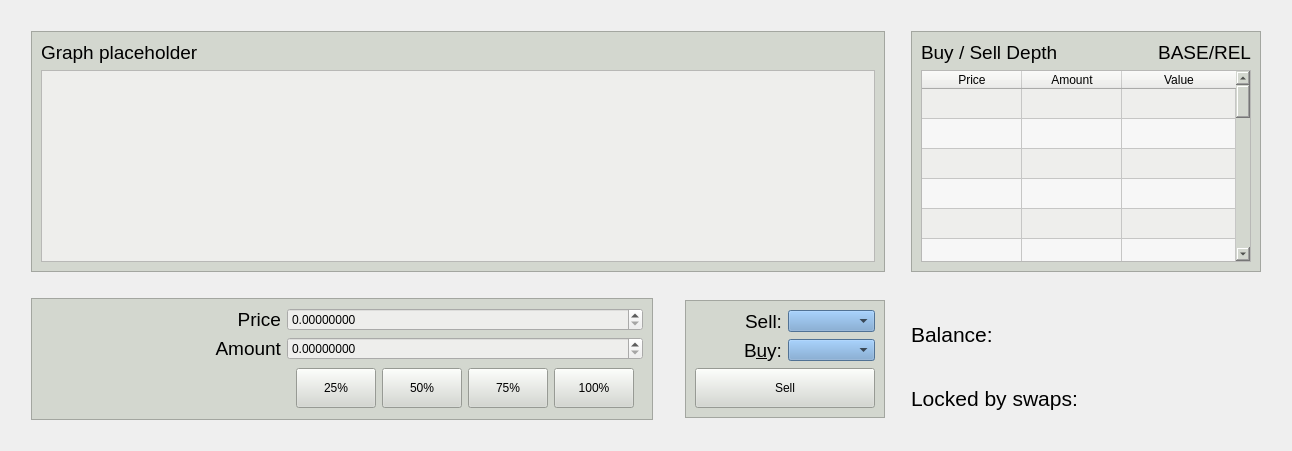
  <widget class="QWidget" name="tab_create_sell">
   <attribute name="title">
    <string>Create Sell</string>
   </attribute>
   <layout class="QGridLayout" name="gridLayout_12">
    <item row="2" column="1">
     <spacer name="horizontalSpacer_9">
      <property name="orientation">
       <enum>Qt::Horizontal</enum>
      </property>
      <property name="sizeHint" stdset="0">
       <size>
        <width>40</width>
        <height>20</height>
       </size>
      </property>
     </spacer>
    </item>
    <item row="2" column="5">
     <spacer name="horizontalSpacer_11">
      <property name="orientation">
       <enum>Qt::Horizontal</enum>
      </property>
      <property name="sizeType">
       <enum>QSizePolicy::Minimum</enum>
      </property>
      <property name="sizeHint" stdset="0">
       <size>
        <width>40</width>
        <height>20</height>
       </size>
      </property>
     </spacer>
    </item>
    <item row="1" column="1" colspan="3">
     <widget class="QFrame" name="frame_4">
      <property name="sizePolicy">
       <sizepolicy hsizetype="MinimumExpanding" vsizetype="MinimumExpanding">
        <horstretch>0</horstretch>
        <verstretch>0</verstretch>
       </sizepolicy>
      </property>
      <property name="minimumSize">
       <size>
        <width>0</width>
        <height>0</height>
       </size>
      </property>
      <property name="styleSheet">
       <string notr="true">background-color: rgb(211, 215, 207);</string>
      </property>
      <property name="frameShape">
       <enum>QFrame::StyledPanel</enum>
      </property>
      <property name="frameShadow">
       <enum>QFrame::Raised</enum>
      </property>
      <layout class="QVBoxLayout" name="verticalLayout_6">
       <item>
        <widget class="QLabel" name="create_buy_graph_lbl">
         <property name="font">
          <font>
           <pointsize>14</pointsize>
          </font>
         </property>
         <property name="text">
          <string>Graph placeholder</string>
         </property>
        </widget>
       </item>
       <item>
        <widget class="QGraphicsView" name="graphicsView">
         <property name="styleSheet">
          <string notr="true">background-color: rgb(238, 238, 236);</string>
         </property>
        </widget>
       </item>
      </layout>
     </widget>
    </item>
    <item row="5" column="5">
     <spacer name="horizontalSpacer_10">
      <property name="orientation">
       <enum>Qt::Horizontal</enum>
      </property>
      <property name="sizeType">
       <enum>QSizePolicy::Minimum</enum>
      </property>
      <property name="sizeHint" stdset="0">
       <size>
        <width>40</width>
        <height>20</height>
       </size>
      </property>
     </spacer>
    </item>
    <item row="1" column="4">
     <spacer name="verticalSpacer_6">
      <property name="orientation">
       <enum>Qt::Vertical</enum>
      </property>
      <property name="sizeHint" stdset="0">
       <size>
        <width>20</width>
        <height>40</height>
       </size>
      </property>
     </spacer>
    </item>
    <item row="1" column="6">
     <spacer name="verticalSpacer_5">
      <property name="orientation">
       <enum>Qt::Vertical</enum>
      </property>
      <property name="sizeHint" stdset="0">
       <size>
        <width>20</width>
        <height>40</height>
       </size>
      </property>
     </spacer>
    </item>
    <item row="3" column="2">
     <spacer name="verticalSpacer_7">
      <property name="orientation">
       <enum>Qt::Vertical</enum>
      </property>
      <property name="sizeType">
       <enum>QSizePolicy::Minimum</enum>
      </property>
      <property name="sizeHint" stdset="0">
       <size>
        <width>20</width>
        <height>40</height>
       </size>
      </property>
     </spacer>
    </item>
    <item row="3" column="5">
     <widget class="QLabel" name="create_order_balance_lbl">
      <property name="sizePolicy">
       <sizepolicy hsizetype="Minimum" vsizetype="Fixed">
        <horstretch>0</horstretch>
        <verstretch>0</verstretch>
       </sizepolicy>
      </property>
      <property name="font">
       <font>
        <pointsize>16</pointsize>
       </font>
      </property>
      <property name="text">
       <string>Balance: </string>
      </property>
     </widget>
    </item>
    <item row="4" column="5">
     <widget class="QLabel" name="create_order_locked_lbl">
      <property name="sizePolicy">
       <sizepolicy hsizetype="Minimum" vsizetype="Fixed">
        <horstretch>0</horstretch>
        <verstretch>0</verstretch>
       </sizepolicy>
      </property>
      <property name="font">
       <font>
        <pointsize>16</pointsize>
       </font>
      </property>
      <property name="text">
       <string>Locked by swaps:</string>
      </property>
     </widget>
    </item>
    <item row="5" column="1">
     <spacer name="horizontalSpacer_8">
      <property name="orientation">
       <enum>Qt::Horizontal</enum>
      </property>
      <property name="sizeHint" stdset="0">
       <size>
        <width>40</width>
        <height>20</height>
       </size>
      </property>
     </spacer>
    </item>
    <item row="3" column="1" rowspan="2">
     <widget class="QFrame" name="frame_3">
      <property name="sizePolicy">
       <sizepolicy hsizetype="Preferred" vsizetype="Fixed">
        <horstretch>0</horstretch>
        <verstretch>0</verstretch>
       </sizepolicy>
      </property>
      <property name="styleSheet">
       <string notr="true">background-color: rgb(211, 215, 207);</string>
      </property>
      <property name="frameShape">
       <enum>QFrame::StyledPanel</enum>
      </property>
      <property name="frameShadow">
       <enum>QFrame::Raised</enum>
      </property>
      <layout class="QGridLayout" name="gridLayout_8">
       <item row="0" column="0">
        <widget class="QLabel" name="create_price_lbl">
         <property name="minimumSize">
          <size>
           <width>240</width>
           <height>0</height>
          </size>
         </property>
         <property name="maximumSize">
          <size>
           <width>240</width>
           <height>40</height>
          </size>
         </property>
         <property name="font">
          <font>
           <pointsize>14</pointsize>
          </font>
         </property>
         <property name="text">
          <string>Price</string>
         </property>
         <property name="alignment">
          <set>Qt::AlignRight|Qt::AlignTrailing|Qt::AlignVCenter</set>
         </property>
         <property name="buddy">
          <cstring>create_sell_price</cstring>
         </property>
        </widget>
       </item>
       <item row="0" column="1">
        <widget class="QDoubleSpinBox" name="create_sell_price">
         <property name="sizePolicy">
          <sizepolicy hsizetype="MinimumExpanding" vsizetype="MinimumExpanding">
           <horstretch>0</horstretch>
           <verstretch>0</verstretch>
          </sizepolicy>
         </property>
         <property name="styleSheet">
          <string notr="true">background-color: rgb(238, 238, 236);</string>
         </property>
         <property name="decimals">
          <number>8</number>
         </property>
         <property name="maximum">
          <double>999999999.990000009536743</double>
         </property>
         <property name="singleStep">
          <double>0.000001000000000</double>
         </property>
        </widget>
       </item>
       <item row="1" column="0">
        <widget class="QLabel" name="create_amount_lbl">
         <property name="minimumSize">
          <size>
           <width>240</width>
           <height>0</height>
          </size>
         </property>
         <property name="maximumSize">
          <size>
           <width>240</width>
           <height>40</height>
          </size>
         </property>
         <property name="font">
          <font>
           <pointsize>14</pointsize>
          </font>
         </property>
         <property name="text">
          <string>Amount</string>
         </property>
         <property name="alignment">
          <set>Qt::AlignRight|Qt::AlignTrailing|Qt::AlignVCenter</set>
         </property>
         <property name="buddy">
          <cstring>create_sell_amount</cstring>
         </property>
        </widget>
       </item>
       <item row="1" column="1">
        <widget class="QDoubleSpinBox" name="create_sell_amount">
         <property name="sizePolicy">
          <sizepolicy hsizetype="MinimumExpanding" vsizetype="MinimumExpanding">
           <horstretch>0</horstretch>
           <verstretch>0</verstretch>
          </sizepolicy>
         </property>
         <property name="styleSheet">
          <string notr="true">background-color: rgb(238, 238, 236);</string>
         </property>
         <property name="decimals">
          <number>8</number>
         </property>
         <property name="maximum">
          <double>9999999999.989999771118164</double>
         </property>
         <property name="singleStep">
          <double>0.000001000000000</double>
         </property>
        </widget>
       </item>
       <item row="2" column="1">
        <widget class="QFrame" name="frame_2">
         <property name="sizePolicy">
          <sizepolicy hsizetype="MinimumExpanding" vsizetype="Fixed">
           <horstretch>0</horstretch>
           <verstretch>0</verstretch>
          </sizepolicy>
         </property>
         <property name="layoutDirection">
          <enum>Qt::RightToLeft</enum>
         </property>
         <property name="frameShape">
          <enum>QFrame::NoFrame</enum>
         </property>
         <property name="frameShadow">
          <enum>QFrame::Raised</enum>
         </property>
         <layout class="QHBoxLayout" name="horizontalLayout_2">
          <property name="topMargin">
           <number>2</number>
          </property>
          <property name="bottomMargin">
           <number>2</number>
          </property>
          <item>
           <widget class="QPushButton" name="create_sell_100pct_btn">
            <property name="sizePolicy">
             <sizepolicy hsizetype="Preferred" vsizetype="Preferred">
              <horstretch>0</horstretch>
              <verstretch>0</verstretch>
             </sizepolicy>
            </property>
            <property name="minimumSize">
             <size>
              <width>75</width>
              <height>40</height>
             </size>
            </property>
            <property name="font">
             <font>
              <pointsize>9</pointsize>
             </font>
            </property>
            <property name="text">
             <string>100%</string>
            </property>
           </widget>
          </item>
          <item>
           <widget class="QPushButton" name="create_sell_75pct_btn">
            <property name="sizePolicy">
             <sizepolicy hsizetype="Preferred" vsizetype="Preferred">
              <horstretch>0</horstretch>
              <verstretch>0</verstretch>
             </sizepolicy>
            </property>
            <property name="minimumSize">
             <size>
              <width>75</width>
              <height>40</height>
             </size>
            </property>
            <property name="font">
             <font>
              <pointsize>9</pointsize>
             </font>
            </property>
            <property name="text">
             <string>75%</string>
            </property>
           </widget>
          </item>
          <item>
           <widget class="QPushButton" name="create_sell_50pct_btn">
            <property name="sizePolicy">
             <sizepolicy hsizetype="Preferred" vsizetype="Preferred">
              <horstretch>0</horstretch>
              <verstretch>0</verstretch>
             </sizepolicy>
            </property>
            <property name="minimumSize">
             <size>
              <width>75</width>
              <height>40</height>
             </size>
            </property>
            <property name="font">
             <font>
              <pointsize>9</pointsize>
             </font>
            </property>
            <property name="text">
             <string>50%</string>
            </property>
           </widget>
          </item>
          <item>
           <widget class="QPushButton" name="create_sell_25pct_btn">
            <property name="sizePolicy">
             <sizepolicy hsizetype="Preferred" vsizetype="Preferred">
              <horstretch>0</horstretch>
              <verstretch>0</verstretch>
             </sizepolicy>
            </property>
            <property name="minimumSize">
             <size>
              <width>75</width>
              <height>40</height>
             </size>
            </property>
            <property name="font">
             <font>
              <pointsize>9</pointsize>
             </font>
            </property>
            <property name="text">
             <string>25%</string>
            </property>
           </widget>
          </item>
         </layout>
        </widget>
       </item>
      </layout>
     </widget>
    </item>
    <item row="3" column="3" rowspan="2">
     <widget class="QFrame" name="frame_5">
      <property name="sizePolicy">
       <sizepolicy hsizetype="Fixed" vsizetype="Fixed">
        <horstretch>0</horstretch>
        <verstretch>0</verstretch>
       </sizepolicy>
      </property>
      <property name="styleSheet">
       <string notr="true">background-color: rgb(211, 215, 207);</string>
      </property>
      <property name="frameShape">
       <enum>QFrame::StyledPanel</enum>
      </property>
      <property name="frameShadow">
       <enum>QFrame::Raised</enum>
      </property>
      <layout class="QGridLayout" name="gridLayout_10">
       <item row="0" column="0">
        <widget class="QLabel" name="create_sell_lbl">
         <property name="font">
          <font>
           <pointsize>14</pointsize>
          </font>
         </property>
         <property name="text">
          <string>Sell:</string>
         </property>
         <property name="alignment">
          <set>Qt::AlignRight|Qt::AlignTrailing|Qt::AlignVCenter</set>
         </property>
         <property name="buddy">
          <cstring>create_sell_combo</cstring>
         </property>
        </widget>
       </item>
       <item row="0" column="1">
        <widget class="QComboBox" name="create_sell_combo">
         <property name="styleSheet">
          <string notr="true">background-color: rgb(114, 159, 207)</string>
         </property>
        </widget>
       </item>
       <item row="1" column="0">
        <widget class="QLabel" name="creat_buy_lbl">
         <property name="font">
          <font>
           <pointsize>14</pointsize>
          </font>
         </property>
         <property name="text">
          <string>B&amp;uy:</string>
         </property>
         <property name="alignment">
          <set>Qt::AlignRight|Qt::AlignTrailing|Qt::AlignVCenter</set>
         </property>
         <property name="buddy">
          <cstring>create_buy_combo</cstring>
         </property>
        </widget>
       </item>
       <item row="1" column="1">
        <widget class="QComboBox" name="create_buy_combo">
         <property name="styleSheet">
          <string notr="true">background-color: rgb(114, 159, 207)</string>
         </property>
        </widget>
       </item>
       <item row="2" column="0" colspan="2">
        <widget class="QPushButton" name="create_sell_btn">
         <property name="sizePolicy">
          <sizepolicy hsizetype="Preferred" vsizetype="Fixed">
           <horstretch>0</horstretch>
           <verstretch>0</verstretch>
          </sizepolicy>
         </property>
         <property name="minimumSize">
          <size>
           <width>180</width>
           <height>40</height>
          </size>
         </property>
         <property name="text">
          <string>Sell</string>
         </property>
        </widget>
       </item>
      </layout>
     </widget>
    </item>
    <item row="1" column="5">
     <widget class="QFrame" name="frame_13">
      <property name="sizePolicy">
       <sizepolicy hsizetype="Fixed" vsizetype="MinimumExpanding">
        <horstretch>0</horstretch>
        <verstretch>0</verstretch>
       </sizepolicy>
      </property>
      <property name="minimumSize">
       <size>
        <width>350</width>
        <height>0</height>
       </size>
      </property>
      <property name="styleSheet">
       <string notr="true">background-color: rgb(211, 215, 207);</string>
      </property>
      <property name="frameShape">
       <enum>QFrame::StyledPanel</enum>
      </property>
      <property name="frameShadow">
       <enum>QFrame::Raised</enum>
      </property>
      <layout class="QGridLayout" name="gridLayout_11">
       <item row="0" column="0">
        <widget class="QLabel" name="create_sell_depth_lbl">
         <property name="font">
          <font>
           <pointsize>14</pointsize>
          </font>
         </property>
         <property name="text">
          <string>Buy / Sell Depth</string>
         </property>
        </widget>
       </item>
       <item row="0" column="1">
        <widget class="QLabel" name="create_sell_depth_baserel_lbl">
         <property name="font">
          <font>
           <pointsize>14</pointsize>
          </font>
         </property>
         <property name="text">
          <string>BASE/REL</string>
         </property>
         <property name="alignment">
          <set>Qt::AlignRight|Qt::AlignTrailing|Qt::AlignVCenter</set>
         </property>
        </widget>
       </item>
       <item row="1" column="0" colspan="2">
        <widget class="QTableWidget" name="sell_depth_table">
         <property name="sizePolicy">
          <sizepolicy hsizetype="Minimum" vsizetype="MinimumExpanding">
           <horstretch>0</horstretch>
           <verstretch>0</verstretch>
          </sizepolicy>
         </property>
         <property name="font">
          <font>
           <pointsize>8</pointsize>
          </font>
         </property>
         <property name="styleSheet">
          <string notr="true">background-color: rgb(238, 238, 236);</string>
         </property>
         <property name="editTriggers">
          <set>QAbstractItemView::NoEditTriggers</set>
         </property>
         <property name="alternatingRowColors">
          <bool>true</bool>
         </property>
         <property name="selectionMode">
          <enum>QAbstractItemView::SingleSelection</enum>
         </property>
         <property name="selectionBehavior">
          <enum>QAbstractItemView::SelectRows</enum>
         </property>
         <property name="textElideMode">
          <enum>Qt::ElideMiddle</enum>
         </property>
         <property name="sortingEnabled">
          <bool>true</bool>
         </property>
         <property name="rowCount">
          <number>24</number>
         </property>
         <attribute name="horizontalHeaderDefaultSectionSize">
          <number>100</number>
         </attribute>
         <attribute name="horizontalHeaderHighlightSections">
          <bool>false</bool>
         </attribute>
         <attribute name="horizontalHeaderMinimumSectionSize">
          <number>100</number>
         </attribute>
         <attribute name="horizontalHeaderStretchLastSection">
          <bool>true</bool>
         </attribute>
         <attribute name="verticalHeaderVisible">
          <bool>false</bool>
         </attribute>
         <attribute name="verticalHeaderDefaultSectionSize">
          <number>30</number>
         </attribute>
         <attribute name="verticalHeaderMinimumSectionSize">
          <number>30</number>
         </attribute>
         <row/>
         <row/>
         <row/>
         <row/>
         <row/>
         <row/>
         <row/>
         <row/>
         <row/>
         <row/>
         <row/>
         <row/>
         <row/>
         <row/>
         <row/>
         <row/>
         <row/>
         <row/>
         <row/>
         <row/>
         <row/>
         <row/>
         <row/>
         <row/>
         <column>
          <property name="text">
           <string>Price</string>
          </property>
          <property name="textAlignment">
           <set>AlignCenter</set>
          </property>
         </column>
         <column>
          <property name="text">
           <string>Amount</string>
          </property>
          <property name="textAlignment">
           <set>AlignCenter</set>
          </property>
         </column>
         <column>
          <property name="text">
           <string>Value</string>
          </property>
          <property name="textAlignment">
           <set>AlignCenter</set>
          </property>
         </column>
        </widget>
       </item>
      </layout>
     </widget>
    </item>
    <item row="1" column="0">
     <spacer name="verticalSpacer_4">
      <property name="orientation">
       <enum>Qt::Vertical</enum>
      </property>
      <property name="sizeHint" stdset="0">
       <size>
        <width>20</width>
        <height>40</height>
       </size>
      </property>
     </spacer>
    </item>
    <item row="0" column="1">
     <spacer name="horizontalSpacer_7">
      <property name="orientation">
       <enum>Qt::Horizontal</enum>
      </property>
      <property name="sizeHint" stdset="0">
       <size>
        <width>40</width>
        <height>20</height>
       </size>
      </property>
     </spacer>
    </item>
   </layout>
  </widget>
